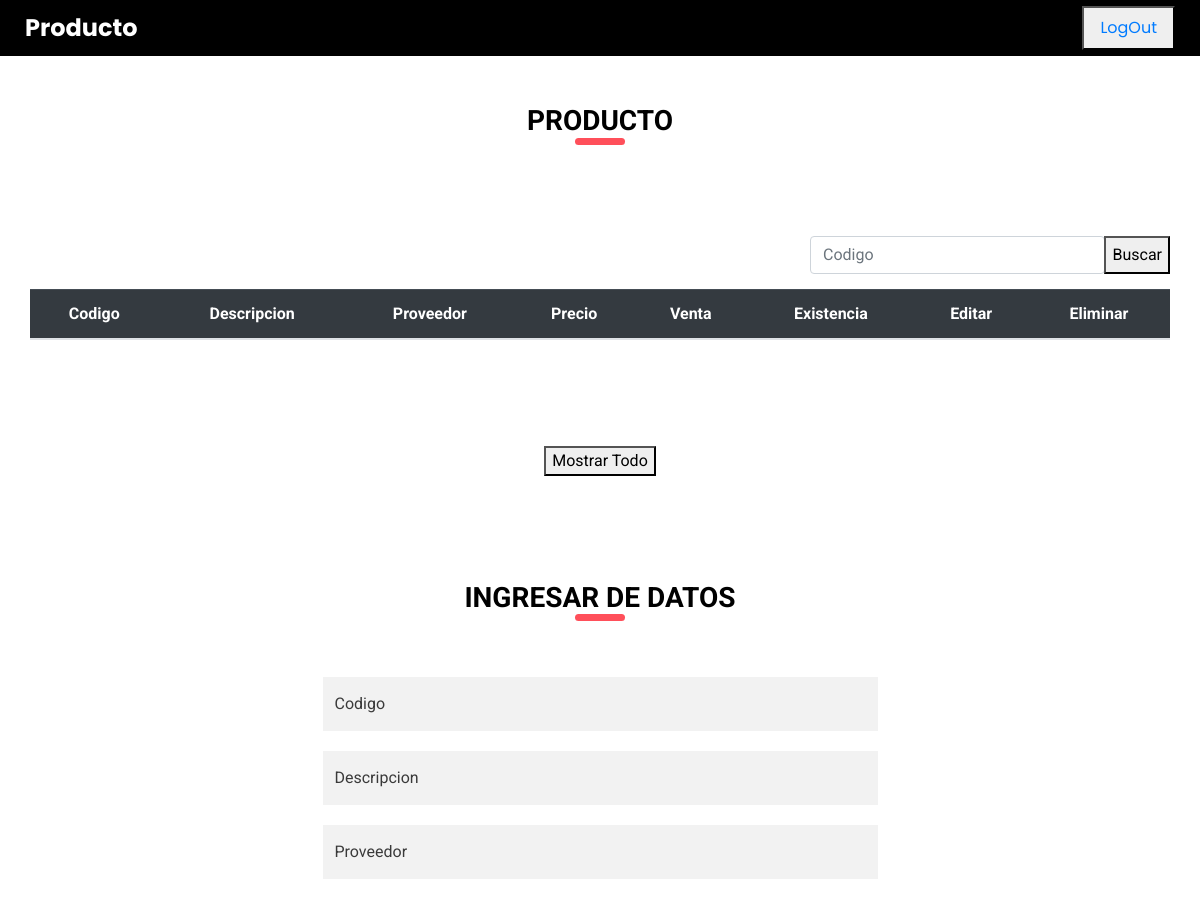
Page /producto.php (upper part) on the earlier database version.
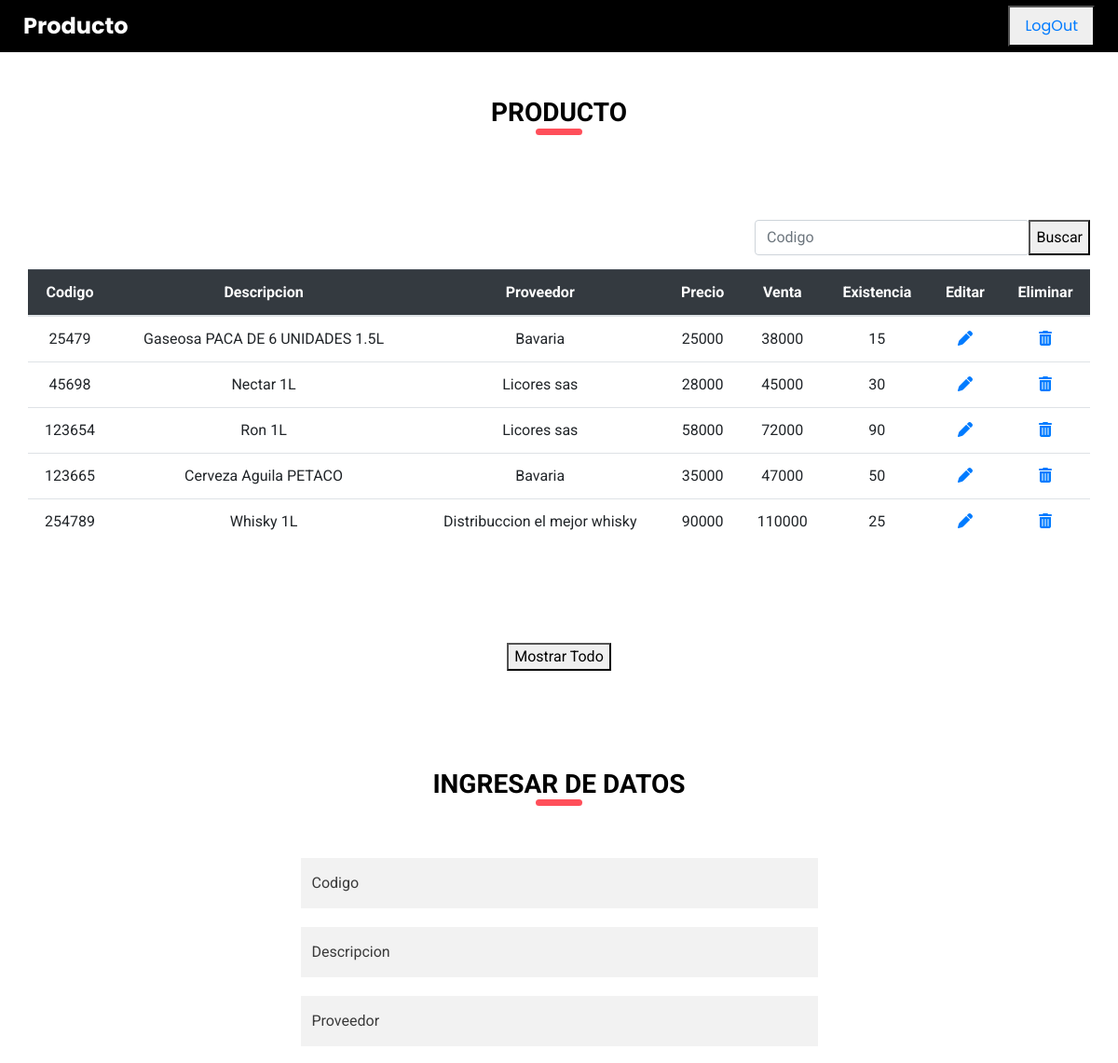
Same page on the later database version.
### tables this page shows
CREATE TABLE `producto` (
  `ProCodigo` int(20) NOT NULL,
  `ProDescripcion` varchar(70) DEFAULT NULL,
  `ProProveedor` varchar(30) DEFAULT NULL,
  `ProPrecio` int(30) DEFAULT NULL,
  `ProVenta` int(30) DEFAULT NULL,
  `ProExistencia` int(30) DEFAULT NULL
);

### producto.php (the view, shortened to what the changed rows need)
<!DOCTYPE html>
<html>
  <head>
    <link rel="stylesheet" type="text/css"
        href="https://cdnjs.cloudflare.com/ajax/libs/OwlCarousel2/2.1.3/assets/owl.carousel.min.css" />
    <link rel="stylesheet" type="text/css" href="css/bootstrap.css" />
    <link href="css/style.css" rel="stylesheet" />
    <link href="css/responsive.css" rel="stylesheet" />
  </head>
  <body>
    <br><br>
    <section class="service_section layout_padding-bottom">
        <div class="container">
          <div class="custom_heading-container">
              <?php
                $conexion = new PDO("mysql:host=localhost;dbname=distribuidora;","root");
                if (isset($_GET["busqueda"])) {
                  $ProCodigo = $_GET['busqueda'];
                  $busqueda = $conexion->prepare("SELECT * FROM producto WHERE ProCodigo=?;");
                  $busqueda->execute([$ProCodigo]);
                  $resultado = $busqueda->fetchAll();
                }
                else{
                  $busqueda=$conexion->prepare("SELECT * FROM producto");
                  $busqueda->execute();
                  $resultado = $busqueda->fetchAll();
                }
              ?>
              <table class="table">
                <thead class="table-dark">
                    <tr>
                      <th scope="col">Codigo</th>
                      <th scope="col">Descripcion</th>
                      <th scope="col">Proveedor</th>
                      <th scope="col">Precio</th>
                      <th scope="col">Venta</th>
                      <th scope="col">Existencia</th>
                      <th scope="col">Editar</th>
                      <th scope="col">Eliminar</th>
                    </tr>
                </thead>
                <tbody>
                    <?php
                      foreach($resultado as $res)
                      {
                        echo "<tr>";
                          echo "<td>".$res["ProCodigo"]."</td>";
                          echo "<td>".$res["ProDescripcion"]."</td>";
                          echo "<td>".$res["ProProveedor"]."</td>";
                          echo "<td>".$res["ProPrecio"]."</td>";
                          echo "<td>".$res["ProVenta"]."</td>";
                          echo "<td>".$res["ProExistencia"]."</td>";
                          echo "<td><a href='producto_Editar.php?ProCodigo=".$res['ProCodigo']."' class='fa-solid fa-pen'></a></td>";
                          echo "<td><a href='producto_Eliminar.php?ProCodigo=".$res['ProCodigo']."' class='fa-solid fa-trash-can'></a></td>";
                        echo "</tr>";
                      }
                      ?>
                </tbody>
              </table>
          </div>
        </div>
    </section>
  </body>
</html>

Differences in the rows shown:
added producto: ProCodigo "25479", ProDescripcion "Gaseosa PACA DE 6 UNIDADES 1.5L", ProProveedor "Bavaria", ProPrecio "25000", ProVenta "38000", ProExistencia "15"
added producto: ProCodigo "45698", ProDescripcion "Nectar 1L", ProProveedor "Licores sas", ProPrecio "28000", ProVenta "45000", ProExistencia "30"
added producto: ProCodigo "123654", ProDescripcion "Ron 1L", ProProveedor "Licores sas", ProPrecio "58000", ProVenta "72000", ProExistencia "90"
added producto: ProCodigo "123665", ProDescripcion "Cerveza Aguila PETACO", ProProveedor "Bavaria", ProPrecio "35000", ProVenta "47000", ProExistencia "50"
added producto: ProCodigo "254789", ProDescripcion "Whisky 1L", ProProveedor "Distribuccion el mejor whisky", ProPrecio "90000", ProVenta "110000", ProExistencia "25"
